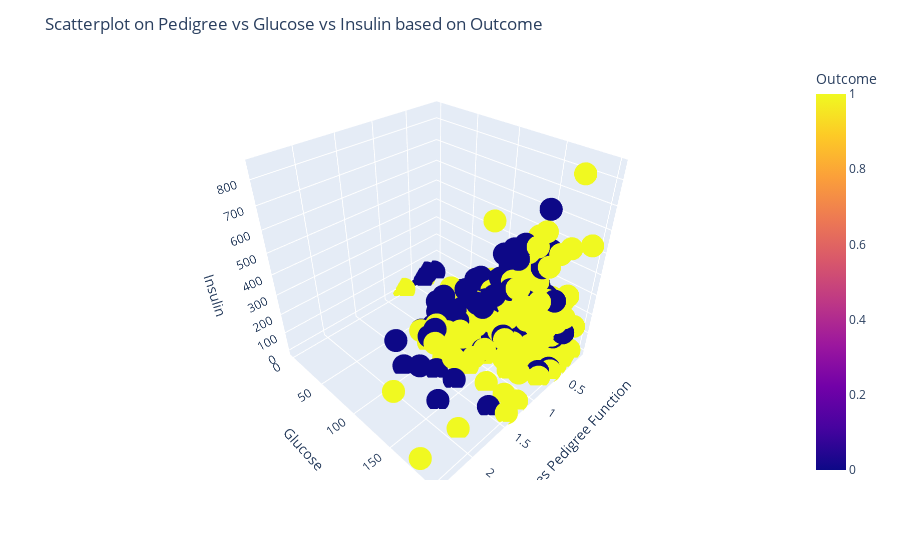

Notebook source saved alongside this figure:
### Code cell
import matplotlib.pyplot as plt
from mpl_toolkits.mplot3d import Axes3D
import seaborn as sns

#3d ccatter plot for DiabetesPedigreeFunction, Glucose and Outcome
def plot_3d_scatter(df):
    fig = plt.figure(figsize=(15, 10))
    ax = fig.add_subplot(111, projection='3d')
    scatter = ax.scatter(df['DiabetesPedigreeFunction'], df['Glucose'], df['Insulin'], 
                         c=df['Outcome'], cmap='viridis', s=50)
    ax.set_xlabel('Diabetes Pedigree Function')
    ax.set_ylabel('Glucose')
    ax.set_zlabel('Insulin')
    plt.title('3D Scatter Plot of Diabetes Pedigree Function, Glucose, and Insulin')
    legend = ax.legend(*scatter.legend_elements(), title="Outcome")
    ax.add_artist(legend)
    plt.show()

plot_3d_scatter(df)

import plotly.express as px

fig1 = px.scatter_3d(df, x='DiabetesPedigreeFunction', y='Glucose', z='Insulin', color='Outcome')
fig1.update_layout(title='Scatterplot on Pedigree vs Glucose vs Insulin based on Outcome', scene = dict(
                    xaxis_title='Diabetes Pedigree Function',
                    yaxis_title='Glucose',
                    zaxis_title='Insulin'))
fig1.show()

### Figure 1 — Plotly figure (JSON) as saved in the notebook; plotly's stock layout.template omitted (floating-point values rounded to 4 significant figures; data arrays with more than 128 entries replaced by an {"elided": "..."} marker saying what was removed)
{"data": [{"hovertemplate": "DiabetesPedigreeFunction=%{x}<br>Glucose=%{y}<br>Insulin=%{z}<br>Outcome=%{marker.color}<extra></extra>", "legendgroup": "", "marker": {"color": {"elided": "768 int values"}, "coloraxis": "coloraxis", "symbol": "circle"}, "mode": "markers", "name": "", "scene": "scene", "showlegend": false, "type": "scatter3d", "x": {"elided": "768 float values"}, "y": {"elided": "768 float values"}, "z": {"elided": "768 float values"}}], "layout": {"coloraxis": {"colorbar": {"title": {"text": "Outcome"}}, "colorscale": [[0, "#0d0887"], [0.1111, "#46039f"], [0.2222, "#7201a8"], [0.3333, "#9c179e"], [0.4444, "#bd3786"], [0.5556, "#d8576b"], [0.6667, "#ed7953"], [0.7778, "#fb9f3a"], [0.8889, "#fdca26"], [1, "#f0f921"]]}, "legend": {"tracegroupgap": 0}, "margin": {"t": 60}, "scene": {"domain": {"x": [0, 1], "y": [0, 1]}, "xaxis": {"title": {"text": "Diabetes Pedigree Function"}}, "yaxis": {"title": {"text": "Glucose"}}, "zaxis": {"title": {"text": "Insulin"}}}, "title": {"text": "Scatterplot on Pedigree vs Glucose vs Insulin based on Outcome"}}}
